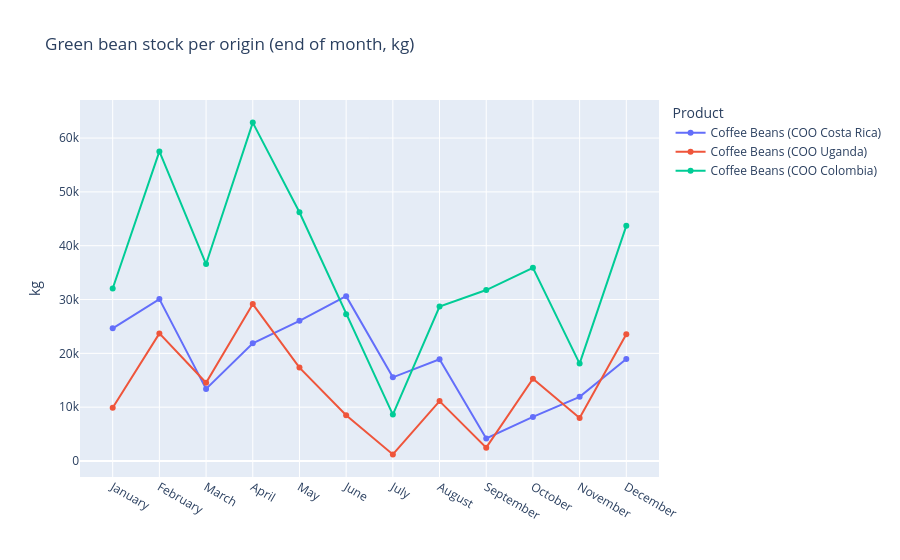

Notebook cell for this chart:
### Markdown cell above
### 4.9 Voorraad grondstoffen — dekking en risico op tekorten
**Wat en waarom:** we zetten de maandvoorraad per grondstof uit en berekenen voor de groene bonen samen de **voorraaddekking in weken** (voorraad ÷ bonenverbruik van de branders per week). Een lage dekking betekent risico dat de productie stilvalt, zeker bij groei, omdat bonen in containers per zee komen en dus een lange levertijd hebben.

### Code cell
raw_pivot = raw.pivot_table(index="Month", columns="Product", values="Stock level", observed=True)
display(raw_pivot.T)

beans = raw[raw["Product"].str.startswith("Coffee Beans")]
bean_stock = beans.groupby("Month", observed=True)["Stock level"].sum()
bean_use_week = roast.groupby("Month", observed=True)["kg_in"].sum() / (52 / 12)
coverage = pd.DataFrame({"bean_stock_kg": bean_stock, "roasted_in_kg_per_week": bean_use_week})
coverage["coverage_weeks"] = coverage["bean_stock_kg"] / coverage["roasted_in_kg_per_week"]
display(coverage.round(1).T)

fig = px.line(beans, x="Month", y="Stock level", color="Product", markers=True,
              title="Green bean stock per origin (end of month, kg)", labels={"Stock level": "kg", "Month": ""})
fig.show()

print(raw.loc[raw["Purchased"] > 0].groupby("Product")["Purchased"].agg(["count", "sum", "min"]))

### Figure 1 — Plotly figure (JSON) as saved in the notebook; plotly's stock layout.template omitted (floating-point values rounded to 4 significant figures)
{"data": [{"hovertemplate": "Product=Coffee Beans (COO Costa Rica)<br>=%{x}<br>kg=%{y}<extra></extra>", "legendgroup": "Coffee Beans (COO Costa Rica)", "line": {"color": "#636efa", "dash": "solid"}, "marker": {"symbol": "circle"}, "mode": "lines+markers", "name": "Coffee Beans (COO Costa Rica)", "orientation": "v", "showlegend": true, "type": "scatter", "x": ["January", "February", "March", "April", "May", "June", "July", "August", "September", "October", "November", "December"], "xaxis": "x", "y": [24647, 30076, 13399, 21858, 26044, 30627, 15548, 18910, 4194, 8192, 11928, 18949], "yaxis": "y"}, {"hovertemplate": "Product=Coffee Beans (COO Uganda)<br>=%{x}<br>kg=%{y}<extra></extra>", "legendgroup": "Coffee Beans (COO Uganda)", "line": {"color": "#EF553B", "dash": "solid"}, "marker": {"symbol": "circle"}, "mode": "lines+markers", "name": "Coffee Beans (COO Uganda)", "orientation": "v", "showlegend": true, "type": "scatter", "x": ["January", "February", "March", "April", "May", "June", "July", "August", "September", "October", "November", "December"], "xaxis": "x", "y": [9887, 23710, 14539, 29154, 17349, 8497, 1226, 11126, 2477, 15276, 7993, 23547], "yaxis": "y"}, {"hovertemplate": "Product=Coffee Beans (COO Colombia)<br>=%{x}<br>kg=%{y}<extra></extra>", "legendgroup": "Coffee Beans (COO Colombia)", "line": {"color": "#00cc96", "dash": "solid"}, "marker": {"symbol": "circle"}, "mode": "lines+markers", "name": "Coffee Beans (COO Colombia)", "orientation": "v", "showlegend": true, "type": "scatter", "x": ["January", "February", "March", "April", "May", "June", "July", "August", "September", "October", "November", "December"], "xaxis": "x", "y": [32057, 57513, 36599, 62871, 46222, 27284, 8629, 28697, 31765, 35901, 18094, 43694], "yaxis": "y"}], "layout": {"legend": {"title": {"text": "Product"}, "tracegroupgap": 0}, "title": {"text": "Green bean stock per origin (end of month, kg)"}, "xaxis": {"anchor": "y", "domain": [0, 1], "title": {"text": ""}}, "yaxis": {"anchor": "x", "domain": [0, 1], "title": {"text": "kg"}}}}
